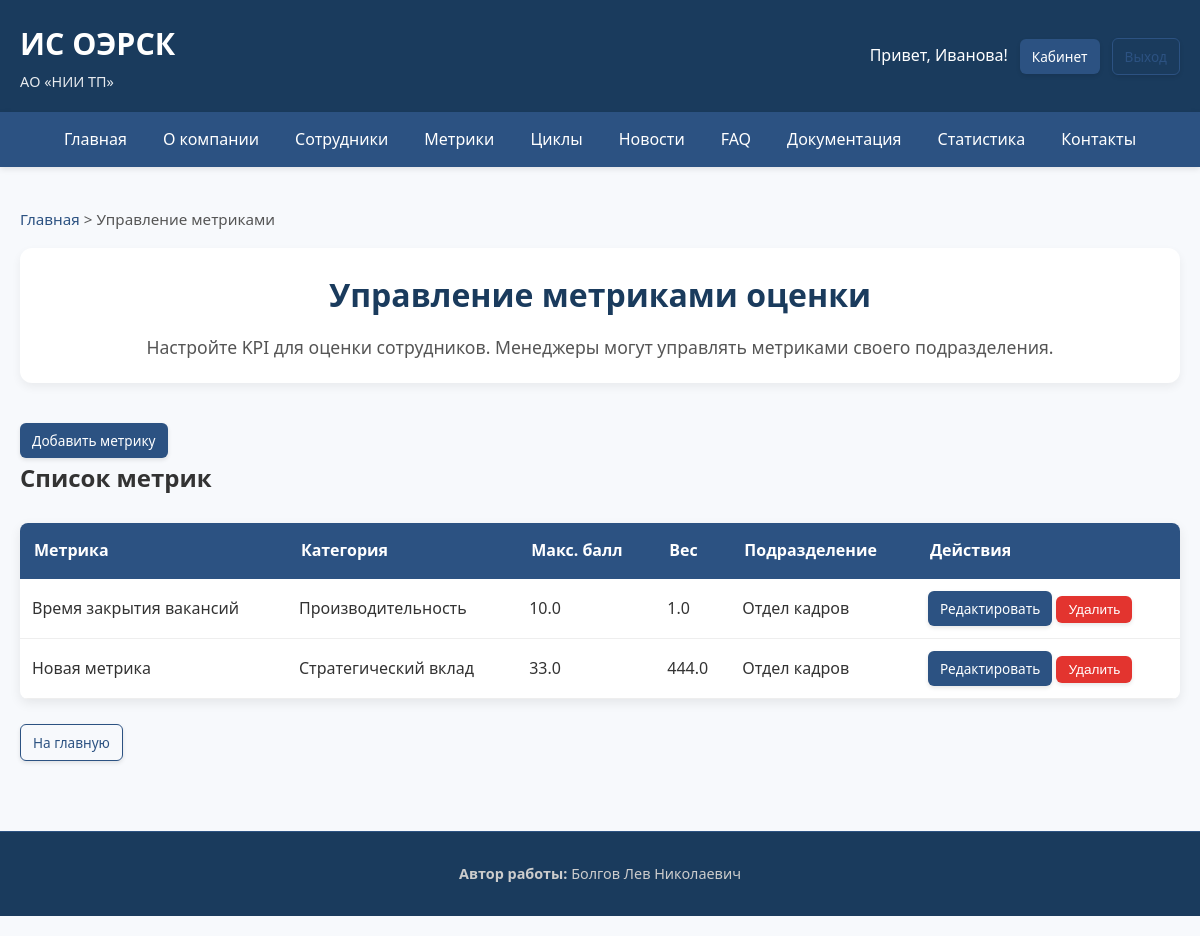
Screenshot of /admin/metrics (signed in) with the database file from the repository.
### app/models.py (models this page shows)
class Employee(db.Model, UserMixin):
    __tablename__ = 'employees'
    id = db.Column(db.Integer, primary_key=True)
    full_name = db.Column(db.String(150), nullable=False)
    email = db.Column(db.String(120), unique=True, nullable=False)
    password_hash = db.Column(db.String(255), nullable=False)
    role_id = db.Column(db.Integer, db.ForeignKey('roles.id'), nullable=False)
    department_id = db.Column(db.Integer, db.ForeignKey('departments.id'), nullable=False)
    position_id = db.Column(db.Integer, db.ForeignKey('positions.id'), nullable=False)
    ip_address = db.Column(db.String(45))
    hire_date = db.Column(db.DateTime, default=datetime.utcnow)
    is_active = db.Column(db.Boolean, default=True)
    photo = db.Column(db.String(255), nullable=True)
    role = db.relationship('Role')
    department = db.relationship('Department')
    position = db.relationship('Position')
    metrics_received = db.relationship('EmployeeMetric', foreign_keys='EmployeeMetric.employee_id', backref='employee')
    received_feedback = db.relationship('Feedback', foreign_keys='Feedback.employee_id', backref='employee')
    sender_feedbacks = db.relationship('Feedback', foreign_keys='Feedback.sender_id', backref='sender')
    faqs_created = db.relationship('FAQ', backref='author')
    news_created = db.relationship('News', backref='author')

class PerformanceMetric(db.Model):
    __tablename__ = 'performance_metrics'
    id = db.Column(db.Integer, primary_key=True)
    name = db.Column(db.String(150), nullable=False)
    description = db.Column(db.Text)
    category_id = db.Column(db.Integer, db.ForeignKey('metric_categories.id'), nullable=False)
    category = db.relationship('MetricCategory')
    max_score = db.Column(db.Float, default=10.0)
    scale_type = db.Column(db.String(20), default='10-point')
    department_id = db.Column(db.Integer, db.ForeignKey('departments.id'))
    is_active = db.Column(db.Boolean, default=True)
    weight = db.Column(db.Float, default=1.0)
    department = db.relationship('Department', backref='custom_metrics')
    exclusions = db.relationship('MetricExclusion', backref='metric', cascade="all, delete-orphan")

class MetricCategory(db.Model):
    __tablename__ = 'metric_categories'
    id = db.Column(db.Integer, primary_key=True)
    name = db.Column(db.String(50), nullable=False)
    description = db.Column(db.Text)
    weight = db.Column(db.Float, default=0.25)

class Department(db.Model):
    __tablename__ = 'departments'
    id = db.Column(db.Integer, primary_key=True)
    name = db.Column(db.String(100), nullable=False, unique=True)
    description = db.Column(db.Text)

### app/views.py (the view)
    def decorated_function(*args, **kwargs):
        if not current_user.is_authenticated:
            abort(403)
        if current_user.role.name not in ['admin', 'manager']:
            abort(403)
        return f(*args, **kwargs)

### app/views.py (called while the page is built)
def render_with_breadcrumbs(template, breadcrumbs, **context):
    return render_template(template, breadcrumbs=breadcrumbs, **context)

def admin_or_manager_required(f):
    def decorated_function(*args, **kwargs):
        if not current_user.is_authenticated:
            abort(403)
        if current_user.role.name not in ['admin', 'manager']:
            abort(403)
        return f(*args, **kwargs)
    decorated_function.__name__ = f.__name__
    return decorated_function

@views.route('/admin/metrics')
@login_required
@admin_or_manager_required
def admin_metrics():
    if current_user.role.name == 'manager':
        metrics = PerformanceMetric.query.filter_by(department_id=current_user.department_id).all()
    else:
        metrics = PerformanceMetric.query.all()
    categories = MetricCategory.query.all()
    departments = Department.query.all()
    breadcrumbs = [("Главная", url_for('views.index')), ("Управление метриками", "")]
    return render_with_breadcrumbs('admin_metrics.html', breadcrumbs,
                                   metrics=metrics,
                                   categories=categories,
                                   departments=departments)

### app/templates/admin_metrics.html (shortened to what this page needs)
{% extends "base.html" %}
{% block content %}
<div class="page-header">
    <h1>Управление метриками оценки</h1>
    <p class="lead">
        Настройте KPI для оценки сотрудников. Менеджеры могут управлять метриками своего подразделения.
    </p>
</div>
<div class="action-buttons">
    <a href="{{ url_for('views.add_metric') }}" class="btn">Добавить метрику</a>
</div>
{% if metrics %}
<div class="section">
    <h2>Список метрик</h2>
    <table>
        <thead>
            <tr>
                <th>Метрика</th>
                <th>Категория</th>
                <th>Макс. балл</th>
                <th>Вес</th>
                <th>Подразделение</th>
                <th>Действия</th>
            </tr>
        </thead>
        <tbody>
            {% for m in metrics %}
            <tr>
                <td>{{ m.name }}</td>
                <td>{{ m.category.name }}</td>
                <td>{{ m.max_score }}</td>
                <td>{{ "%.1f"|format(m.weight) }}</td>
                <td>
                    {% if m.department %}
                        <span class="badge">{{ m.department.name }}</span>
                    {% else %}
                        <span class="badge badge-secondary">Общая</span>
                    {% endif %}
                </td>
                <td>
                    <a href="{{ url_for('views.edit_metric', metric_id=m.id) }}" class="btn btn-small">Редактировать</a>
                    {% if current_user.role.name == 'admin' or (m.department and m.department.id == current_user.department_id) %}
                    <form action="{{ url_for('views.delete_metric', metric_id=m.id) }}" method="POST" style="display: inline;">
                        <button type="submit" class="btn btn-small btn-danger confirm-delete">Удалить</button>
                    </form>
                    {% else %}
                    <span class="text-muted">Нет прав</span>
                    {% endif %}
                </td>
            </tr>
            {% endfor %}
        </tbody>
    </table>
</div>
{% else %}
<div class="alert alert-info">
    Метрики не найдены.
</div>
{% endif %}
<div class="action-buttons">
    <a href="{{ url_for('views.index') }}" class="btn btn-outline">На главную</a>
</div>
{% endblock %}

### app/templates/base.html (shortened to what this page needs)
<!DOCTYPE html>
<html lang="ru">
<head>
    <link rel="stylesheet" href="{{ url_for('static', filename='styles.css') }}">
    <link href="https://cdnjs.cloudflare.com/ajax/libs/font-awesome/6.0.0/css/all.min.css" rel="stylesheet">
</head>
<body>
    <header class="header" role="banner">
        <div class="logo">
            <h1><a href="{{ url_for('views.index') }}">ИС ОЭРСК</a></h1>
            <p>АО «НИИ ТП»</p>
        </div>
        <div class="auth-bar">
            {% if current_user.is_authenticated %}
                <span>Привет, {{ current_user.full_name.split()[0] }}!</span>
                <a href="{{ url_for('views.dashboard') }}" class="btn btn-small">Кабинет</a>
                <a href="{{ url_for('auth.logout') }}" class="btn btn-small btn-outline">Выход</a>
            {% else %}
                <a href="{{ url_for('auth.login') }}" class="btn btn-small">Вход</a>
            {% endif %}
        </div>
    </header>
    <nav class="main-menu" role="navigation">
        <ul>
            <li><a href="{{ url_for('views.index') }}">Главная</a></li>
            <li><a href="{{ url_for('views.about') }}">О компании</a></li>
            <li><a href="{{ url_for('views.employees') }}">Сотрудники</a></li>
            <li><a href="{{ url_for('views.metrics') }}">Метрики</a></li>
            <li><a href="{{ url_for('views.cycles') }}">Циклы</a></li>
            <li><a href="{{ url_for('views.news_list') }}">Новости</a></li>
            <li><a href="{{ url_for('views.faq') }}">FAQ</a></li>
            <li><a href="{{ url_for('views.documentation') }}">Документация</a></li>
            <li><a href="{{ url_for('views.stats') }}">Статистика</a></li>
            <li><a href="{{ url_for('views.contact') }}">Контакты</a></li>
        </ul>
    </nav>
    <div class="container">
        {% if breadcrumbs %}
        <div class="breadcrumbs" aria-label="Хлебные крошки">
            {% for crumb in breadcrumbs %}
                {% if not loop.last %}
                    <a href="{{ crumb[1] }}">{{ crumb[0] }}</a> >
                {% else %}
                    <span>{{ crumb[0] }}</span>
                {% endif %}
            {% endfor %}
        </div>
        {% endif %}
        <main>
            {% block content %}{% endblock %}
        </main>
    </div>
    <footer class="footer" role="contentinfo">
        <div class="footer-content">
            <div>
                <strong>Автор работы:</strong> Болгов Лев Николаевич
            </div>
        </div>
    </footer>
</body>
</html>

### app/static/styles.css (style rules this page uses)
* { margin: 0; padding: 0; box-sizing: border-box; }
body { font-family: 'Segoe UI', Tahoma, Geneva, Verdana, sans-serif; line-height: 1.7; color: #333; background-color: #f7f9fc; padding-bottom: 20px; }
.container { max-width: 1200px; margin: 0 auto; padding: 20px; }
.header { background: #1a3b5d; color: white; padding: 18px 20px; display: flex; justify-content: space-between; align-items: center; flex-wrap: wrap; box-shadow: 0 2px 8px rgba(0, 0, 0, 0.1); }
.header .logo h1 { margin: 0; font-size: 1.9em; font-weight: 600; }
.header .logo p { margin: 0; font-size: 0.9em; opacity: 0.9; }
.header .logo a { color: white; text-decoration: none; }
.auth-bar { display: flex; gap: 12px; align-items: center; }
.main-menu { background: #2c5282; color: white; box-shadow: 0 2px 6px rgba(0, 0, 0, 0.1); }
.main-menu ul { list-style: none; display: flex; flex-wrap: wrap; justify-content: center; margin: 0; }
.main-menu ul li a { display: block; padding: 14px 18px; color: white; text-decoration: none; transition: background 0.3s ease, transform 0.1s; font-weight: 500; }
.breadcrumbs { margin: 20px 0 15px; font-size: 0.95em; color: #555; }
.breadcrumbs a { color: #2c5282; text-decoration: none; }
.btn { display: inline-block; padding: 10px 18px; background: #2c5282; color: white; border: none; border-radius: 6px; text-decoration: none; font-size: 0.95em; font-weight: 500; cursor: pointer; transition: all 0.3s ease; box-shadow: 0 2px 4px rgba(0, 0, 0, 0.1); }
.btn-outline { background: transparent; border: 1px solid #2c5282; color: #2c5282; }
.btn-danger { background: #e3342f; }
.btn-small { padding: 6px 12px; font-size: 0.85em; }
table { width: 100%; border-collapse: collapse; margin: 25px 0; background: white; border-radius: 8px; overflow: hidden; box-shadow: 0 4px 12px rgba(0, 0, 0, 0.08); }
table th { background: #2c5282; color: white; padding: 14px; text-align: left; font-weight: 600; }
table td { padding: 12px; border-bottom: 1px solid #eee; }
.footer { background: #1a3b5d; color: #ccc; padding: 30px 20px; text-align: center; font-size: 0.9em; margin-top: 50px; border-top: 1px solid #2c5282; }
.footer-content { max-width: 1200px; margin: 0 auto; display: flex; justify-content: center; flex-wrap: wrap; gap: 15px; }
.action-buttons { display: flex; gap: 10px; margin-top: 12px; }
.action-buttons .btn { padding: 6px 12px; font-size: 0.85em; }
.page-header { text-align: center; margin-bottom: 40px; padding: 20px; background: white; border-radius: 12px; box-shadow: 0 4px 10px rgba(0, 0, 0, 0.06); }
.page-header h1 { color: #1a3b5d; font-size: 2em; margin-bottom: 10px; }
.page-header .lead { color: #555; font-size: 1.1em; }

### rows the page displays
Employee: full_name "Иванова"
PerformanceMetric: name "Время закрытия вакансий", category.name "Производительность", max_score "10.0", weight "1.0", department.name "Отдел кадров"
PerformanceMetric: name "Новая метрика", category.name "Стратегический вклад", max_score "33.0", weight "444.0", department.name "Отдел кадров"

### other values shown
{{ crumb[0] }} "Главная"
{{ crumb[0] }} "Управление метриками"
